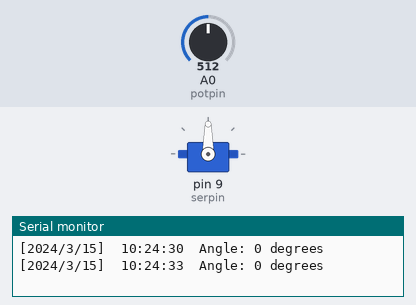
The sketch below on a simulated Arduino Uno, built with avr-gcc and run on an emulated ATmega328P. Shown: servo, the last lines printed to the serial monitor. The inputs (shaded band) are chosen by the test bench; at power-on: A0 (potpin) = 512. The local clock reads 2024-03-15 10:24:30 at power-on unless the sketch sets it; storage starts empty.

Above: at 3.8 s.
3.9 s: A0 (potpin) set to 716
At 7.2 s:
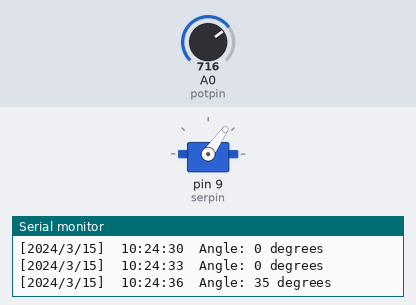
7.8 s: A0 (potpin) set to 900
At 10.1 s:
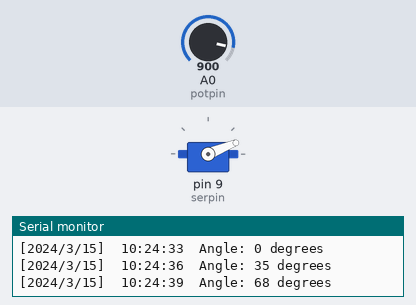
11.7 s: A0 (potpin) set to 1023
At 13.0 s:
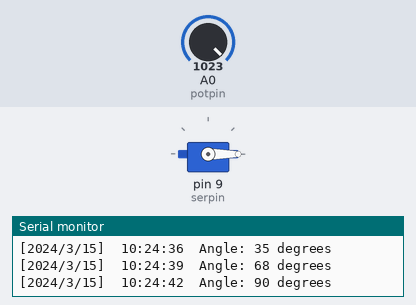
15.6 s: A0 (potpin) set to 306
At 18.9 s:
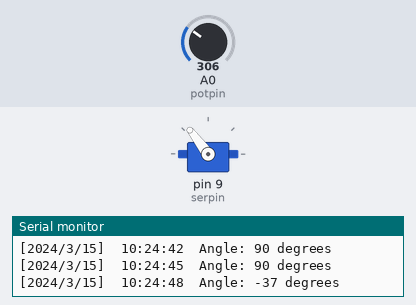
19.6 s: A0 (potpin) set to 122
At 21.8 s:
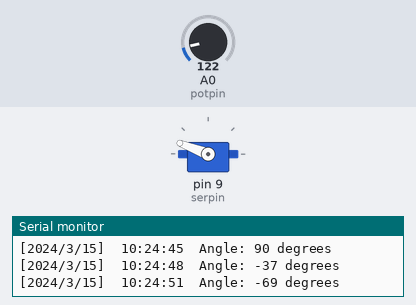
23.5 s: A0 (potpin) set to 0
At 24.7 s:
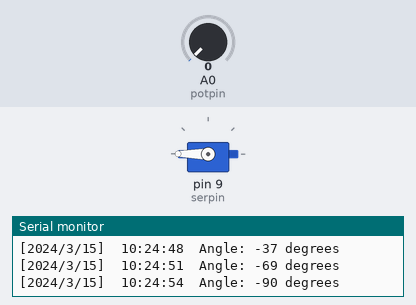
Timing chart, 0 to 26.5 s (numbered marks = the images above; inputs shaded):
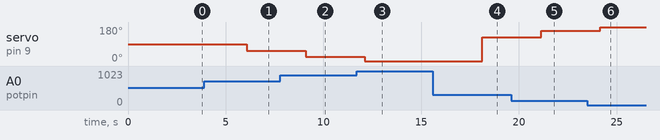

The sketch:

sketch.ino
```cpp
/*
CDH Intro-Task
Name: Mateo Garzon Velasco
Program: BEng Software Engineering
Practical Section
*/
//libraries for servo, RTC and microSD card
#include <Servo.h>;
#include <RTClib.h>;
#include <SdFat.h>;
#include <Wire.h>; //for I2C

//the servo, RTC and SDfat objects
Servo servant;
RTC_DS1307 rtc1;
SdFat sd;


// creating a date-time object


//pins for potentiometer and servo
int potpin = 0;
int serpin = 9;

//potentiometer and servo signals
int potvalue;
int servalue;

//setup function
void setup() {

  servant.attach(serpin); //attach servo to pin

  Serial.begin(9600); // The baud is how fast the info travels

  //SD card control flow (in case of error)
  if (!sd.begin(10)) {
    Serial.println("SD card initialization failed.");
    return;
  }


  //RTC control flow (in case of error)
  if (!rtc1.begin()) {
    Serial.println("Couldn't find RTC");
    Serial.flush();
    abort();
  }

}


void loop() {

  //servo
  potvalue = analogRead(potpin);
  servalue = map(potvalue, 0, 1023, 180, 0); //switched 0 and 180
  servant.write(servalue);


  //starting the clock
  rtc1.begin();

  //printing date and time
  DateTime now = rtc1.now();
  Serial.print("[");
  Serial.print(now.year(), DEC);
  Serial.print('/');
  Serial.print(now.month(), DEC);
  Serial.print('/');
  Serial.print(now.day(), DEC);
  Serial.print("]  ");
  Serial.print(now.hour(), DEC);
  Serial.print(':');
  Serial.print(now.minute(), DEC);
  Serial.print(':');
  Serial.print(now.second(), DEC);

  //angle of servo-arm added
  Serial.print("  Angle: ");
  Serial.print(-servalue + 90);//math to make 90 start up
  Serial.println(" degrees");

  // Check if a data.txt file exists; if not, create one
  if (!sd.exists("data.txt")) {
    File dataFile = sd.open("data.txt", FILE_WRITE);
    dataFile.println("Date, Time"); // Header for the CSV file
    dataFile.close();
  }

  // Open the data.txt file in append mode
  File dataFile = sd.open("data.txt", FILE_WRITE);

  if (dataFile) {
  // Format the date and time as a string
    String dateTimeStr = String(now.year()) + "/" + String(now.month()) + "/" + String(now.day()) + " " +
                         String(now.hour()) + ":" + String(now.minute()) + ":" + String(now.second()) + "  Angle: " +
                         String(-servalue + 90)  + " degrees.";
  // Write the date and time to the file
    dataFile.println(dateTimeStr);
    dataFile.close();
  }

  delay(3000);

}
```

Measured:
- after the input at 3.9 s, servo on pin 9 (serpin): 90° → 55° after 2.2 s
- after the input at 7.8 s, servo on pin 9 (serpin): 55° → 22° after 1.3 s
- after the input at 11.7 s, servo on pin 9 (serpin): 22° → 0° after 0.40 s
- after the input at 15.6 s, servo on pin 9 (serpin): 0° → 127° after 2.5 s
- after the input at 19.6 s, servo on pin 9 (serpin): 127° → 159° after 1.6 s
- after the input at 23.5 s, servo on pin 9 (serpin): 159° → 180° after 0.67 s
